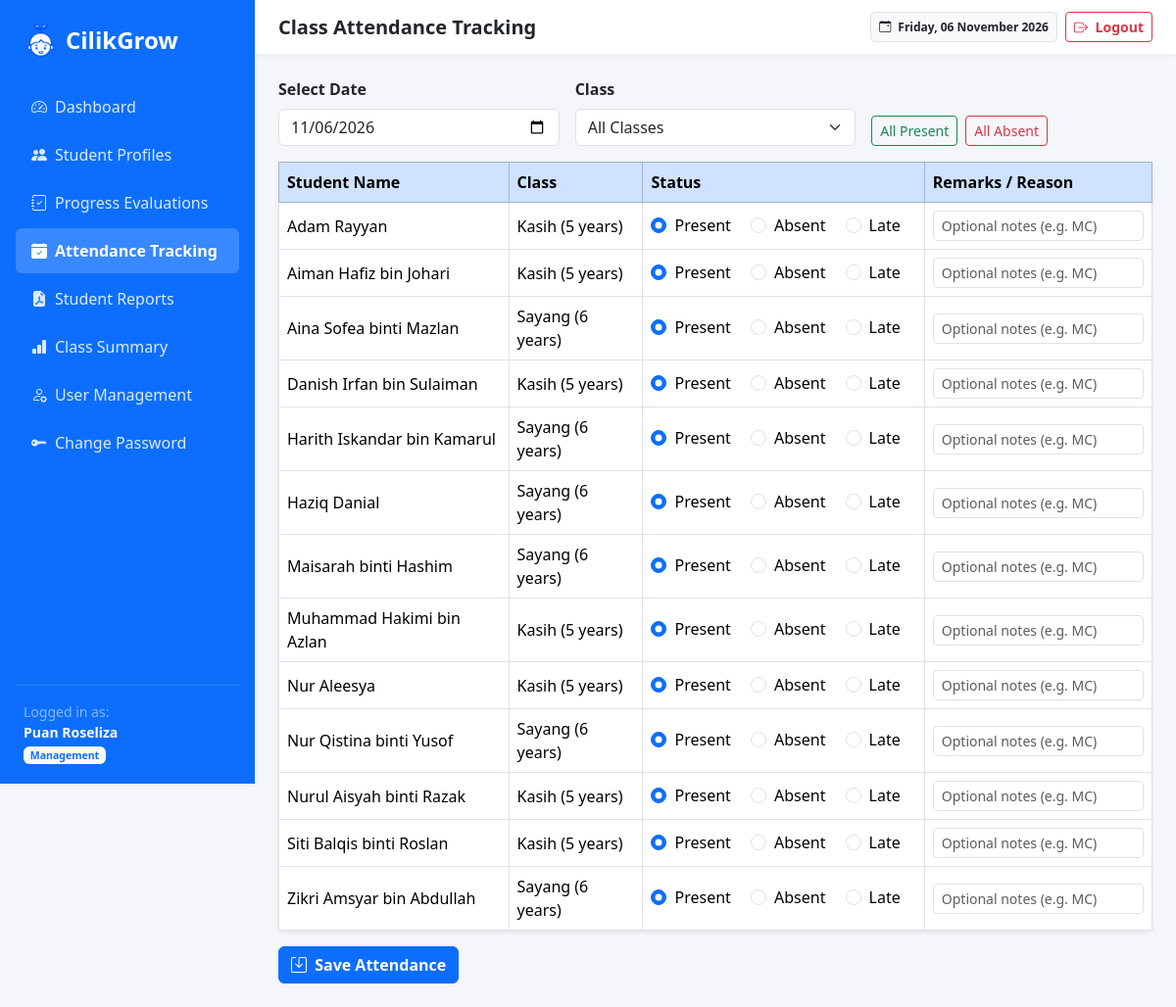
Screenshot of /attendance.php (signed in) with the database file from the repository.
### tables this page shows
CREATE TABLE `students` (
  `student_id`     int(11)      NOT NULL AUTO_INCREMENT,
  `student_name`   varchar(100) NOT NULL,
  `mykid`          varchar(20)  NOT NULL,
  `gender`         enum('Male','Female') DEFAULT NULL,
  `class_name`     varchar(50)  NOT NULL,
  `date_of_birth`  date         DEFAULT NULL,
  `address`        text         DEFAULT NULL,
  `guardian_phone` varchar(20)  DEFAULT NULL,
  PRIMARY KEY (`student_id`),
  UNIQUE KEY `uq_students_mykid` (`mykid`)
);

### includes/auth.php (called while the page is built, shortened)
<?php
function e($value): string
{
    return htmlspecialchars((string)($value ?? ''), ENT_QUOTES, 'UTF-8');
}

### attendance.php (the view, shortened to what this page needs)
<?php
require_once __DIR__ . '/includes/auth.php';
$today = date('Y-m-d');
$att_date = trim($_POST['attendance_date'] ?? $_GET['date'] ?? $today);
$class_filter = trim($_POST['class_filter'] ?? $_GET['class'] ?? '');
if ($class_filter !== '') {
    $stmt = $conn->prepare('SELECT s.student_id, s.student_name, s.class_name, a.status, a.remarks
                            FROM students s LEFT JOIN attendance a ON a.student_id = s.student_id AND a.attendance_date = ?
                            WHERE s.class_name = ? ORDER BY s.student_name ASC');
    $stmt->bind_param('ss', $att_date, $class_filter);
} else {
    $stmt = $conn->prepare('SELECT s.student_id, s.student_name, s.class_name, a.status, a.remarks
                            FROM students s LEFT JOIN attendance a ON a.student_id = s.student_id AND a.attendance_date = ?
                            ORDER BY s.student_name ASC');
    $stmt->bind_param('s', $att_date);
}
$stmt->execute();
$rows = $stmt->get_result()->fetch_all(MYSQLI_ASSOC);
include __DIR__ . '/includes/header.php';
?>
<form method="POST" action="attendance.php">
    <div class="row g-3 mb-3 align-items-end">
        <div class="col-md-4">
            <label class="form-label fw-semibold" for="attendance_date">Select Date</label>
            <input type="date" name="attendance_date" id="attendance_date" class="form-control" value="<?= e($att_date); ?>" onchange="reloadAttendance()" required>
        </div>
        <div class="col-md-4">
            <label class="form-label fw-semibold" for="class_filter">Class</label>
            <select name="class_filter" id="class_filter" class="form-select" onchange="reloadAttendance()">
                <option value="">All Classes</option>
            </select>
        </div>
        <div class="col-md-4 d-flex gap-2">
            <button type="button" class="btn btn-outline-success btn-sm" onclick="markAll('Present')">All Present</button>
            <button type="button" class="btn btn-outline-danger btn-sm" onclick="markAll('Absent')">All Absent</button>
        </div>
    </div>
    <div class="card border-0 shadow-sm mb-3">
        <div class="table-responsive">
            <table class="table table-bordered align-middle mb-0">
                <thead class="table-primary"><tr><th>Student Name</th><th>Class</th><th>Status</th><th>Remarks / Reason</th></tr></thead>
                <tbody>
                <?php if (!$rows): ?>
                    <tr><td colspan="4" class="text-center py-3 text-muted">No students found.</td></tr>
                <?php else: foreach ($rows as $s): $sid = (int)$s['student_id']; $cur = $s['status'] ?? 'Present'; ?>
                    <tr>
                        <td><?= e($s['student_name']); ?></td>
                        <td><?= e($s['class_name']); ?></td>
                        <td class="text-nowrap">
                            <?php foreach (ATTENDANCE_STATUSES as $st): ?>
                                <div class="form-check form-check-inline">
                                    <input class="form-check-input" type="radio" name="status[<?= $sid; ?>]" id="st<?= $sid . $st; ?>" value="<?= $st; ?>" <?= $cur === $st ? 'checked' : ''; ?>>
                                    <label class="form-check-label" for="st<?= $sid . $st; ?>"><?= $st; ?></label>
                                </div>
                            <?php endforeach; ?>
                        </td>
                        <td><input type="text" name="remarks[<?= $sid; ?>]" class="form-control form-control-sm" maxlength="255" placeholder="Optional notes (e.g. MC)" value="<?= e($s['remarks'] ?? ''); ?>"></td>
                    </tr>
                <?php endforeach; endif; ?>
                </tbody>
            </table>
        </div>
    </div>
    <button type="submit" class="btn btn-primary fw-semibold" <?= $rows ? '' : 'disabled'; ?>><i class="bi bi-save me-1"></i> Save Attendance</button>
</form>
<?php include __DIR__ . '/includes/footer.php'; ?>

### includes/header.php (style rules this page uses)
body { background-color: #f4f6f9; font-family: 'Segoe UI', Tahoma, Geneva, Verdana, sans-serif; }

### rows the page displays
students: student_name "Adam Rayyan", class_name "Kasih (5 years)", st "Present", st "Absent", st "Late"
students: student_name "Aiman Hafiz bin Johari", class_name "Kasih (5 years)", st "Present", st "Absent", st "Late"
students: student_name "Aina Sofea binti Mazlan", class_name "Sayang (6 years)", st "Present", st "Absent", st "Late"
students: student_name "Danish Irfan bin Sulaiman", class_name "Kasih (5 years)", st "Present", st "Absent", st "Late"
students: student_name "Harith Iskandar bin Kamarul", class_name "Sayang (6 years)", st "Present", st "Absent", st "Late"
students: student_name "Haziq Danial", class_name "Sayang (6 years)", st "Present", st "Absent", st "Late"
students: student_name "Maisarah binti Hashim", class_name "Sayang (6 years)", st "Present", st "Absent", st "Late"
students: student_name "Muhammad Hakimi bin Azlan", class_name "Kasih (5 years)", st "Present", st "Absent", st "Late"
students: student_name "Nur Aleesya", class_name "Kasih (5 years)", st "Present", st "Absent", st "Late"
students: student_name "Nur Qistina binti Yusof", class_name "Sayang (6 years)", st "Present", st "Absent", st "Late"
students: student_name "Nurul Aisyah binti Razak", class_name "Kasih (5 years)", st "Present", st "Absent", st "Late"
students: student_name "Siti Balqis binti Roslan", class_name "Kasih (5 years)", st "Present", st "Absent", st "Late"
students: student_name "Zikri Amsyar bin Abdullah", class_name "Sayang (6 years)", st "Present", st "Absent", st "Late"

### other values shown
$label "Dashboard"
$label "Student Profiles"
$label "Progress Evaluations"
$label "Attendance Tracking"
$label "Student Reports"
$label "Class Summary"
$label "User Management"
$label "Change Password"
$display_name "Puan Roseliza"
$role "Management"
$page_title "Class Attendance Tracking"
